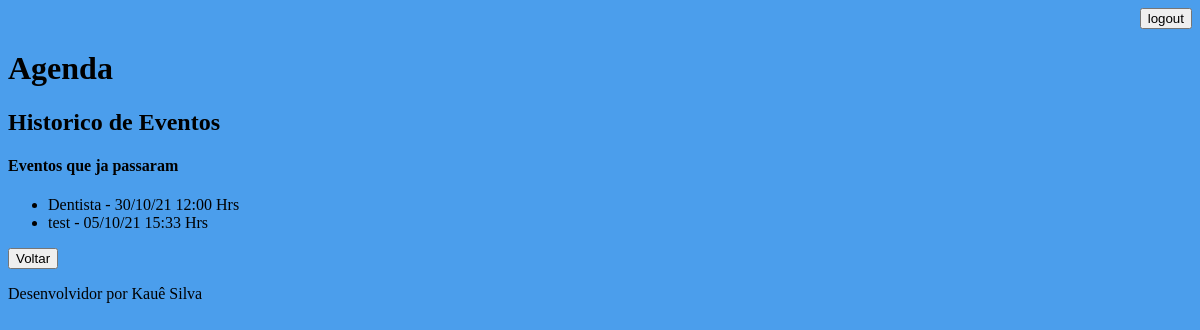
The page /agenda/historico/ (signed in) on the database as committed earlier.
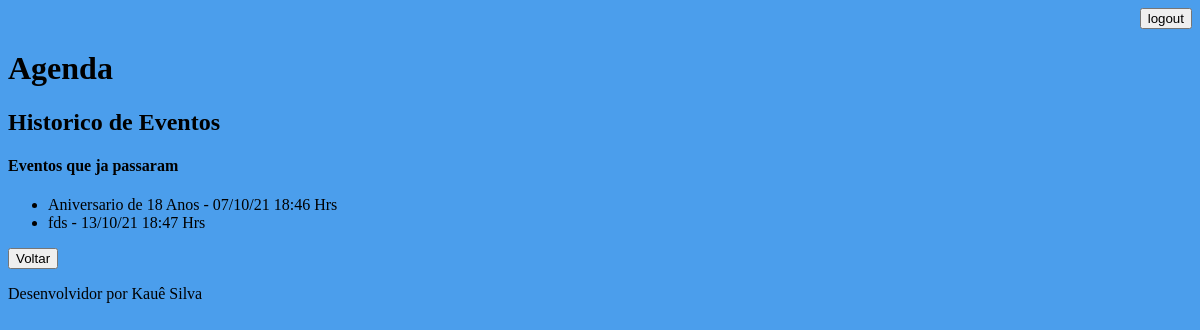
The same page on the database as committed later.
### core/models.py (models this page shows, shortened)
class Evento(models.Model):
    titulo = models.CharField(max_length=100)
    descricao = models.TextField(blank=True, null=True)
    data_evento = models.DateTimeField(verbose_name='Data do Evento')
    data_criacao = models.DateTimeField(auto_now=True)
    local = models.CharField(max_length=30, blank=True, null=True)
    usuario = models.ForeignKey(User, on_delete=models.CASCADE)
    class Meta:
        db_table = 'evento'
    def get_data_evento(self):
        return self.data_evento.strftime('%d/%m/%y %H:%M Hrs')

### core/views.py (the view)
# urls.py: path('agenda/historico/', views.historico)
@login_required(login_url='/login/')
def historico(request):
    data_atual = datetime.now()
    usuario = request.user
    eventos = Evento.objects.filter(usuario=usuario, data_evento__lt = data_atual)
    dados = {'eventos':eventos}
    return render(request, 'historico.html', dados)

### templates/historico.html
{% extends "model-page.html" %}
{% block content %}
<h2>Historico de Eventos</h2>
<h4>Eventos que ja passaram</h4>
<ul>
    {% for evento in eventos %}
        <li>
            {{evento.titulo}} - {{evento.get_data_evento}}
        </li>
    {% endfor %}
</ul>
<a href="/agenda">
    <button>Voltar</button>
</a>
{% endblock %}

### templates/model-page.html
<!DOCTYPE html>
<html lang="pt-BR">
<head>
    {% include "model-header.html" %}
</head>
<body>
    {% block content %} {% endblock %}
    {% include "model-footer.html" %}
</body>
</html>

### templates/model-header.html (shortened to what this page needs)
<div align="right">
    <a href="/logout"><button>logout</button></a>
</div>
<h1>Agenda</h1>

### templates/model-footer.html
<p>Desenvolvidor por Kauê Silva</p>

### templates/model-header.html (style rules this page uses)
body { background-color: rgb(75, 158, 236); }

Rows that differ between the two databases and show on the page:
removed Evento: titulo "Dentista", get_data_evento "30/10/21 12:00 Hrs"
removed Evento: titulo "test", get_data_evento "05/10/21 15:33 Hrs"
added Evento: titulo "Aniversario de 18 Anos", get_data_evento "07/10/21 18:46 Hrs"
added Evento: titulo "fds", get_data_evento "13/10/21 18:47 Hrs"
